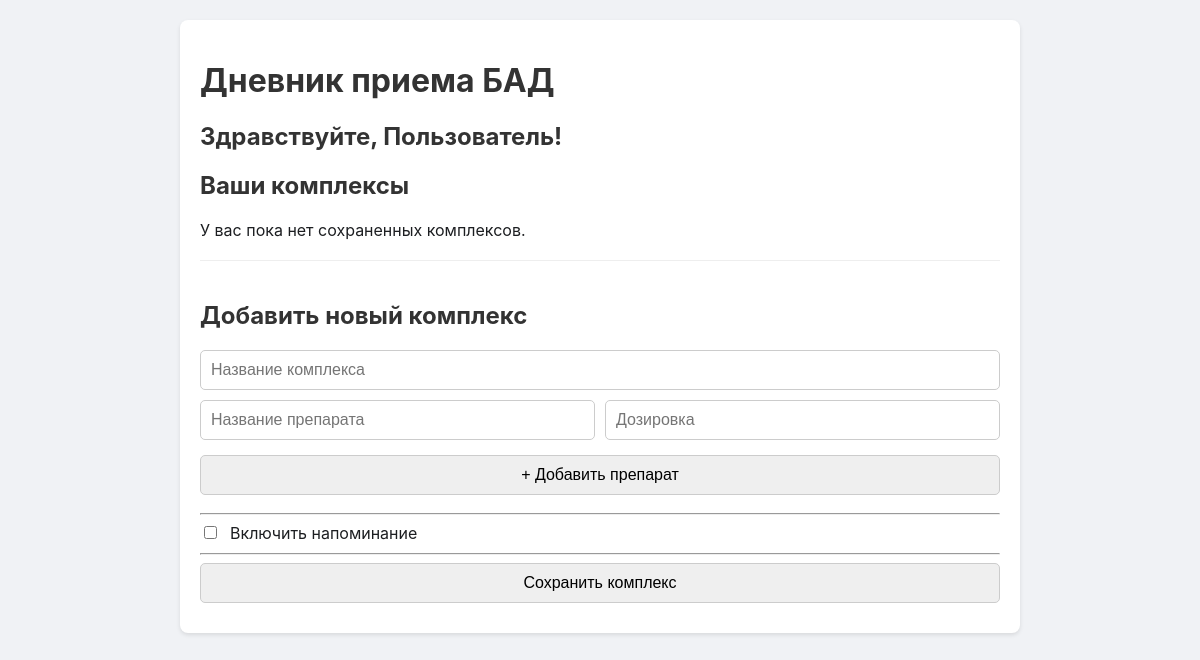
Page / (signed in) on the earlier database version.
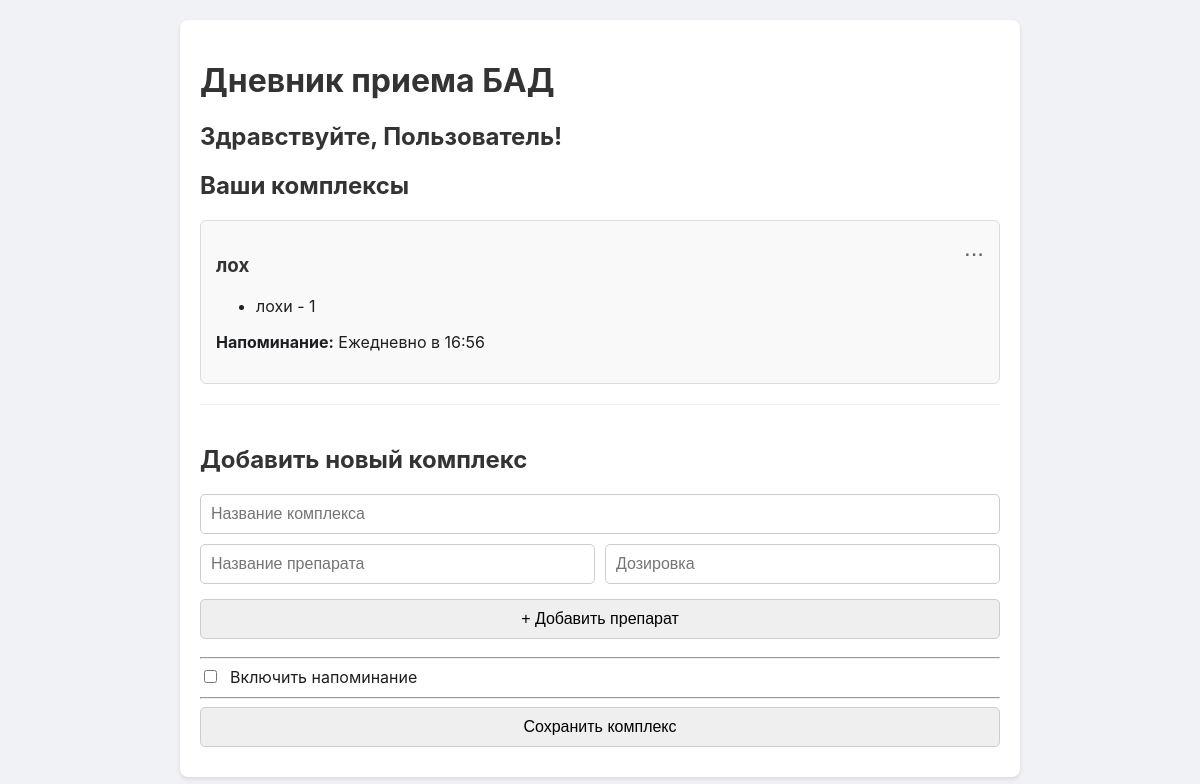
Same page on the later database version.
### tables this page shows
CREATE TABLE complexes (
            id INTEGER PRIMARY KEY AUTOINCREMENT,
            user_id INTEGER NOT NULL,
            name TEXT NOT NULL,
            supplements TEXT NOT NULL, -- Храним как JSON-строку
            created_at TIMESTAMP DEFAULT CURRENT_TIMESTAMP, reminder_enabled INTEGER DEFAULT 0, reminder_time TEXT,
            FOREIGN KEY (user_id) REFERENCES users(id)
        );

### mitox_flask_app/app.py (the view)
@app.route('/')
def index():
    if 'telegram_id' not in session:
        return "Добро пожаловать! Пожалуйста, войдите через вашего Telegram-бота.", 401
    user_session_data = session.get('user_session', {})
    complexes = get_user_complexes(session['telegram_id'])
    return render_template('diary.html', complexes=complexes, user_session=user_session_data)

### data/database.py (called while the page is built)
def _execute_query(query, params=(), fetchone=False, fetchall=False, commit=False):
    with sqlite3.connect(DB_PATH, timeout=10) as conn:
        conn.execute('PRAGMA journal_mode=WAL;')
        cursor = conn.cursor()
        cursor.execute(query, params)
        if commit:
            conn.commit()
        if fetchone:
            return cursor.fetchone()
        if fetchall:
            return cursor.fetchall()

def ensure_user(telegram_id, username=None, first_name=None):
    user = _execute_query("SELECT * FROM users WHERE telegram_id = ?;", (telegram_id,), fetchone=True)
    if user:
        _execute_query(
            "UPDATE users SET username = ?, first_name = ? WHERE telegram_id = ?;",
            (username, first_name, telegram_id),
            commit=True
        )
    else:
        _execute_query(
            "INSERT INTO users (telegram_id, username, first_name) VALUES (?, ?, ?);",
            (telegram_id, username, first_name),
            commit=True
        )
    user_data = _execute_query("SELECT id, username, first_name FROM users WHERE telegram_id = ?;", (telegram_id,), fetchone=True)
    return {'id': user_data[0], 'username': user_data[1], 'first_name': user_data[2]}

def get_user_complexes(telegram_id):
    user = ensure_user(telegram_id)
    if not user:
        return []
    user_id = user['id']
    rows = _execute_query("SELECT id, name, supplements, reminder_enabled, reminder_time FROM complexes WHERE user_id = ? ORDER BY created_at DESC;", (user_id,), fetchall=True)
    complexes = []
    for row in rows:
        complexes.append({
            'id': row[0],
            'name': row[1],
            'supplements': json.loads(row[2]),
            'reminder_enabled': bool(row[3]),
            'reminder_time': row[4]
        })
    return complexes

### mitox_flask_app/templates/diary.html (shortened to what this page needs)
<!DOCTYPE html>
<html lang="ru">
<head>
</head>
<body>
    <div class="container">
        <h1>Дневник приема БАД</h1>
        <h2>Здравствуйте, {{ user_session.first_name or 'Пользователь' }}!</h2>
        <div id="complex-list">
            <h2>Ваши комплексы</h2>
            {% if complexes %}
                {% for complex in complexes %}
                    <div class="complex-card"
                         id="complex-{{ complex.id }}"
                         data-complex-name="{{ complex.name }}"
                         data-supplements='{{ complex.supplements | tojson | safe }}'
                         data-reminder-enabled="{{ 'true' if complex.reminder_enabled else 'false' }}"
                         data-reminder-time="{{ complex.reminder_time or '' }}">
                        <button class="menu-btn" onclick="toggleMenu(event, {{ complex.id }})">...</button>
                        <h3>{{ complex.name }}</h3>
                        <ul>
                            {% for supplement in complex.supplements %}
                                <li>{{ supplement.name }} - {{ supplement.dosage }}</li>
                            {% endfor %}
                        </ul>
                        {% if complex.reminder_enabled and complex.reminder_time %}
                            <p><strong>Напоминание:</strong> Ежедневно в {{ complex.reminder_time }}</p>
                        {% endif %}
                    </div>
                {% endfor %}
            {% else %}
                <p>У вас пока нет сохраненных комплексов.</p>
            {% endif %}
        </div>
        <div class="form-section">
            <form id="add-form" method="post" action="{{ url_for('add_new_complex') }}">
                <h2>Добавить новый комплекс</h2>
                <input type="text" name="complex_name" placeholder="Название комплекса" required>
                <div id="add-supplements-container">
                    <div class="supplement-field">
                        <input type="text" name="supplement_name" placeholder="Название препарата" required>
                        <input type="text" name="supplement_dosage" placeholder="Дозировка" required>
                    </div>
                </div>
                <button type="button" class="add-supplement-btn" data-container="add-supplements-container">+ Добавить препарат</button>
                <hr>
                <div class="reminder-group">
                    <input type="checkbox" id="add-reminder-enabled" name="reminder_enabled">
                    <label for="add-reminder-enabled">Включить напоминание</label>
                </div>
                <hr>
                <button type="submit">Сохранить комплекс</button>
            </form>
        </div>
    </div>
</body>
</html>

### mitox_flask_app/templates/diary.html (style rules this page uses)
body { font-family: -apple-system, BlinkMacSystemFont, 'Segoe UI', Roboto, Helvetica, Arial, sans-serif; margin: 0; padding: 20px; background-color: #f0f2f5; color: #1c1e21; }
.container { max-width: 800px; margin: 0 auto; background-color: #fff; padding: 20px; border-radius: 8px; box-shadow: 0 2px 4px rgba(0,0,0,0.1); }
h1, h2, h3 { color: #333; }
button { cursor: pointer; }
.complex-card { position: relative; background: #f9f9f9; border: 1px solid #ddd; padding: 15px; margin-bottom: 15px; border-radius: 6px; }
.menu-btn { position: absolute; top: 10px; right: 10px; background: none; border: none; font-size: 24px; cursor: pointer; line-height: 1; padding: 5px; color: #606770; }
.form-section { margin-top: 20px; padding-top: 20px; border-top: 1px solid #eee; }
input[type="text"], input[type="time"], .form-section button { width: 100%; padding: 10px; margin-bottom: 10px; border-radius: 5px; border: 1px solid #ccc; box-sizing: border-box; font-size: 16px; }
.supplement-field { display: flex; gap: 10px; align-items: center; margin-bottom: 5px; }
.reminder-group { display: flex; align-items: center; gap: 10px; margin-bottom: 10px; }
.reminder-group input[type="checkbox"] { width: auto; }

Differences in the rows shown:
added complexes: name "лох", name "лохи", dosage "1", reminder_time "16:56"
Other differences:
text no longer shown: "У вас пока нет сохраненных комплексов."
